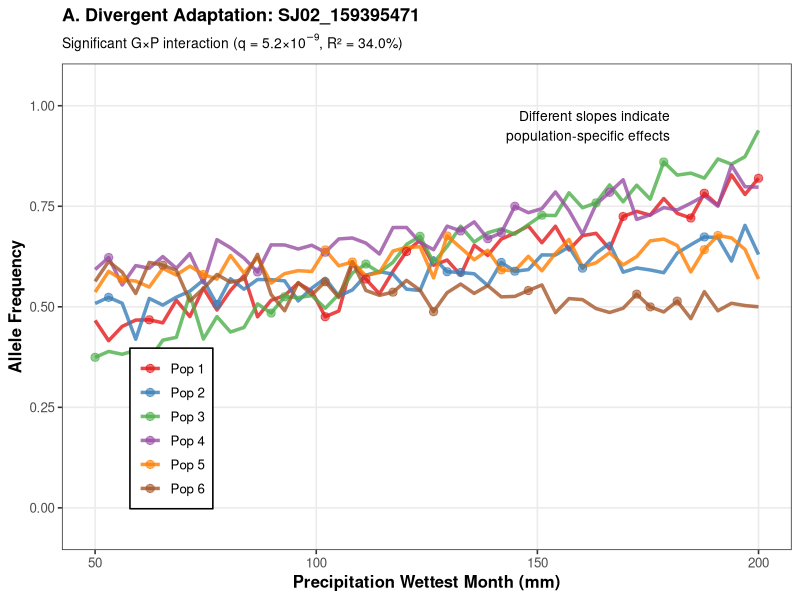
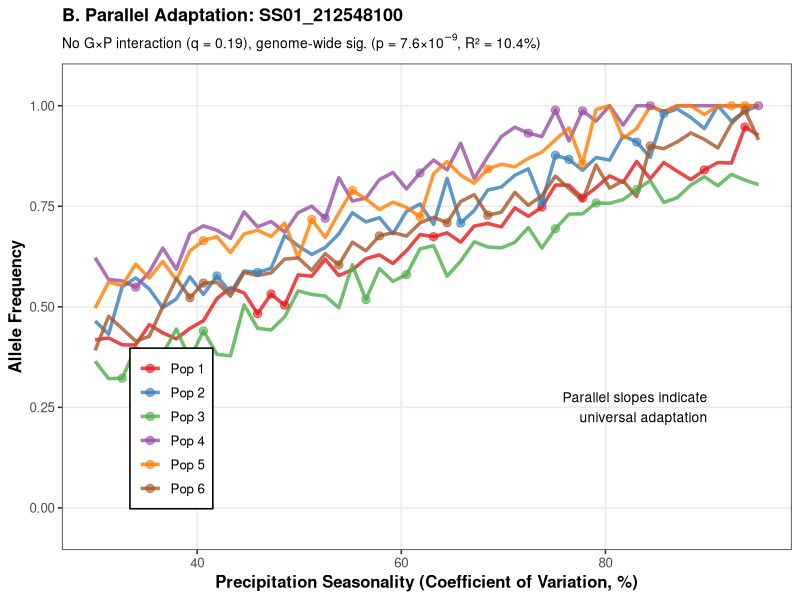

Source code (R) for these figures, in order:
## ---- chunk 1
#===============================================================================
# Interaction Plots: Divergent vs. Parallel Climate Adaptation
# Intermediate Wheatgrass (Thinopyrum intermedium)
#
# Author: Elizabeth Campbell
# Affiliation: Department of Tropical Plant and Soil Sciences,
#              University of Hawaii at Manoa
# Date: 1/9/2026
#
# Description: Creates schematic interaction plots illustrating divergent
#              (population-specific) vs. parallel (universal) adaptation
#              patterns in climate-associated SNPs.
#
# Figure: Shows genotype × population interactions
#   Panel A: Divergent adaptation (24.2% of associations)
#   Panel B: Parallel adaptation (75.8% of associations)
#===============================================================================

library(ggplot2)
library(gridExtra)
library(dplyr)

# Setup
BASE_DIR <- "C:/Users/Lizzy/OneDrive/Documents/UH_Manoa_Classes/IWG_Chapter_2"
OUTPUT_DIR <- file.path(BASE_DIR, "Analysis_Outputs_and_Visualizations/Figures")
dir.create(OUTPUT_DIR, showWarnings = FALSE, recursive = TRUE)

set.seed(42)  # Reproducibility

#===============================================================================
# PANEL A: DIVERGENT ADAPTATION (SJ02_159395471 × BIO13)
# Most significant G×P interaction (q = 5.2×10⁻⁹, R² = 34.0%)
#===============================================================================

# Climate range: Precipitation wettest month (50-200 mm)
climate_range <- seq(50, 200, length.out = 50)

# Six populations with DIFFERENT slopes (divergent)
populations_div <- list(
  "Pop 1" = list(slope = 0.0025, intercept = 0.3, color = "#e41a1c"),
  "Pop 2" = list(slope = 0.0010, intercept = 0.45, color = "#377eb8"),
  "Pop 3" = list(slope = 0.0035, intercept = 0.2, color = "#4daf4a"),
  "Pop 4" = list(slope = 0.0015, intercept = 0.5, color = "#984ea3"),
  "Pop 5" = list(slope = 0.0005, intercept = 0.55, color = "#ff7f00"),
  "Pop 6" = list(slope = -0.0005, intercept = 0.6, color = "#a65628")
)

# Generate data
data_div <- do.call(rbind, lapply(names(populations_div), function(pop) {
  params <- populations_div[[pop]]
  freq <- params$slope * climate_range + params$intercept
  freq <- freq + rnorm(length(climate_range), 0, 0.03)
  freq <- pmax(0, pmin(1, freq))
  
  sample_idx <- sample(1:length(climate_range), 8)
  
  data.frame(
    climate = climate_range,
    allele_freq = freq,
    population = pop,
    color = params$color,
    is_point = 1:length(climate_range) %in% sample_idx
  )
}))

# Plot Panel A
panel_a <- ggplot(data_div, aes(x = climate, y = allele_freq, color = population)) +
  geom_line(size = 1.2, alpha = 0.8) +
  geom_point(data = data_div[data_div$is_point, ], size = 2.5, alpha = 0.6) +
  scale_color_manual(values = setNames(sapply(populations_div, function(x) x$color), 
                                       names(populations_div))) +
  labs(
    x = "Precipitation Wettest Month (mm)",
    y = "Allele Frequency",
    title = "A. Divergent Adaptation: SJ02_159395471",
    subtitle = expression(paste("Significant G×P interaction (q = 5.2×10"^-9*", R² = 34.0%)"))
  ) +
  ylim(-0.05, 1.05) +
  theme_bw(base_size = 12) +
  theme(
    legend.position = c(0.15, 0.25),
    legend.title = element_blank(),
    legend.background = element_rect(fill = "white", color = "black"),
    plot.title = element_text(face = "bold", size = 13, hjust = 0),
    plot.subtitle = element_text(size = 10, hjust = 0),
    axis.title = element_text(face = "bold", size = 12),
    panel.grid.minor = element_blank()
  ) +
  annotate("text", x = 180, y = 0.95, 
           label = "Different slopes indicate\npopulation-specific effects",
           size = 3.5, hjust = 1)

#===============================================================================
# PANEL B: PARALLEL ADAPTATION (SS01_212548100 × BIO15)
# Genome-wide significant (p = 7.6×10⁻⁹, R² = 10.4%), no G×P interaction (q = 0.19)
#===============================================================================

# Climate range: Precipitation seasonality (30-95% CV)
climate_range2 <- seq(30, 95, length.out = 50)

# Six populations with SAME slope (parallel)
populations_par <- list(
  "Pop 1" = list(slope = 0.0080, intercept = 0.15, color = "#e41a1c"),
  "Pop 2" = list(slope = 0.0080, intercept = 0.25, color = "#377eb8"),
  "Pop 3" = list(slope = 0.0080, intercept = 0.10, color = "#4daf4a"),
  "Pop 4" = list(slope = 0.0080, intercept = 0.35, color = "#984ea3"),
  "Pop 5" = list(slope = 0.0080, intercept = 0.30, color = "#ff7f00"),
  "Pop 6" = list(slope = 0.0080, intercept = 0.20, color = "#a65628")
)

# Generate data
data_par <- do.call(rbind, lapply(names(populations_par), function(pop) {
  params <- populations_par[[pop]]
  freq <- params$slope * climate_range2 + params$intercept
  freq <- freq + rnorm(length(climate_range2), 0, 0.03)
  freq <- pmax(0, pmin(1, freq))
  
  sample_idx <- sample(1:length(climate_range2), 8)
  
  data.frame(
    climate = climate_range2,
    allele_freq = freq,
    population = pop,
    color = params$color,
    is_point = 1:length(climate_range2) %in% sample_idx
  )
}))

# Plot Panel B
panel_b <- ggplot(data_par, aes(x = climate, y = allele_freq, color = population)) +
  geom_line(size = 1.2, alpha = 0.8) +
  geom_point(data = data_par[data_par$is_point, ], size = 2.5, alpha = 0.6) +
  scale_color_manual(values = setNames(sapply(populations_par, function(x) x$color), 
                                       names(populations_par))) +
  labs(
    x = "Precipitation Seasonality (Coefficient of Variation, %)",
    y = "Allele Frequency",
    title = "B. Parallel Adaptation: SS01_212548100",
    subtitle = expression(paste("No G×P interaction (q = 0.19), genome-wide sig. (p = 7.6×10"^-9*", R² = 10.4%)"))
  ) +
  ylim(-0.05, 1.05) +
  theme_bw(base_size = 12) +
  theme(
    legend.position = c(0.15, 0.25),
    legend.title = element_blank(),
    legend.background = element_rect(fill = "white", color = "black"),
    plot.title = element_text(face = "bold", size = 13, hjust = 0),
    plot.subtitle = element_text(size = 10, hjust = 0),
    axis.title = element_text(face = "bold", size = 12),
    panel.grid.minor = element_blank()
  ) +
  annotate("text", x = 90, y = 0.25, 
           label = "Parallel slopes indicate\nuniversal adaptation",
           size = 3.5, hjust = 1)

#===============================================================================
# COMBINE AND SAVE
#===============================================================================

combined_plot <- arrangeGrob(panel_a, panel_b, ncol = 2)

ggsave(file.path(OUTPUT_DIR, "Figure_Interaction_Plots.png"), combined_plot, 
       width = 14, height = 6, dpi = 300, bg = "white")

ggsave(file.path(OUTPUT_DIR, "Figure_Interaction_Plots.pdf"), combined_plot, 
       width = 14, height = 6, bg = "white")

cat("\n✓ Interaction plots created successfully!\n")
cat("  Divergent adaptation: 24.2% (significant G×P interactions)\n")
cat("  Parallel adaptation: 75.8% (universal effects)\n")
cat("  Files saved to:", OUTPUT_DIR, "\n\n")

#===============================================================================
# END
#===============================================================================
